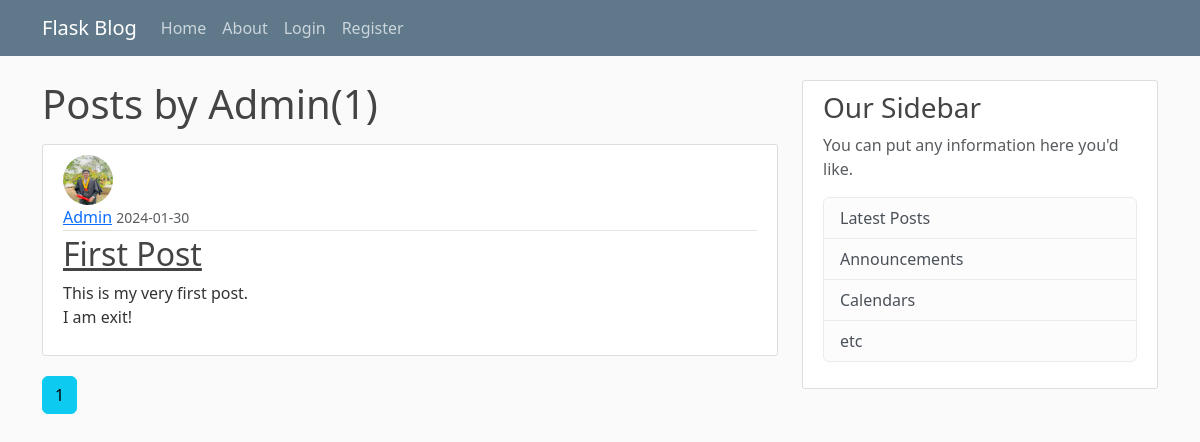
/user/Admin, run on the app's committed database.
### flaskblog/models.py (models this page shows, shortened)
class User(db.Model,UserMixin):
    id=db.Column(db.Integer,primary_key=True)
    username=db.Column(db.String(20),unique=True,nullable=False)
    email=db.Column(db.String(120),unique=True,nullable=False)
    image_file=db.Column(db.String(20),nullable=False,default='default.jpg')
    password=db.Column(db.String(60),nullable=False)
    posts=db.relationship('Post',backref='author',lazy=True)

class Post(db.Model):
    id=db.Column(db.Integer,primary_key=True)
    title=db.Column(db.String(100),nullable=False)
    date_posted=db.Column(db.DateTime,nullable=False,default=datetime.utcnow())
    content=db.Column(db.Text,nullable=False)
    user_id=db.Column(db.Integer,db.ForeignKey('user.id'),nullable=False)

### flaskblog/routes.py (the view)
@app.route('/user/<string:username>')
def user_posts(username):
    page=request.args.get('page',1,type=int)
    user=User.query.filter_by(username=username).first_or_404()
    posts=Post.query.filter_by(author=user).order_by(Post.date_posted.desc()).paginate(page=page,per_page=5)
    return render_template('user_posts.html',posts=posts,user=user)

### flaskblog/templates/user_posts.html
{%extends "layout.html"%}
{% block content %}
<h1 class="mb-3">Posts by {{user.username}}({{posts.total}})</h1>
  {% for post in posts%}
  <article class="media content-section">
    <img class="rounded-circle article-img" src="{{url_for('static',filename='profile_pics/'+post.author.image_file)}}"
      alt="">
    <div class="media-body">
      <div class="article-metadata">
        <a class="mr-2" href="{{url_for('user_posts',username=post.author.username)}}">{{ post.author.username }}</a>
        <small class="text-muted">{{ post.date_posted.strftime('%Y-%m-%d') }}</small>
      </div>
      <h2><a class="article-title" href="{{url_for('post',post_id=post.id)}}">{{ post.title }}</a></h2>
      <p class="article-content">{{ post.content }}</p>
    </div>
  </article>
  {%endfor%}
  {% for page_num in posts.iter_pages(left_edge=1, right_edge=1,left_current=1,right_current=2)%}
  {%if page_num%}
  {%if posts.page==page_num%}
  <a class="btn btn-info mb-4" href="{{url_for('user_posts',username=user.username,page=page_num)}}">{{page_num}}</a>
  {%else%}
  <a class="btn btn-outline-info mb-4" href="{{url_for('user_posts',username=user.username,page=page_num)}}">{{page_num}}</a>
  {%endif%}
  {%else%}
  ...
  {%endif%}
  {%endfor%}
{% endblock content%}

### flaskblog/static/main.css (style rules this page uses)
body { background: #fafafa; color: #333333; margin-top: 5rem; }
h1, h2, h3, h4, h5, h6 { color: #444444; }
.content-section { background: #ffffff; padding: 10px 20px; border: 1px solid #dddddd; border-radius: 3px; margin-bottom: 20px; }
.article-title { color: #444444; }
.article-content { white-space: pre-line; }
img { height: 50px; width: 50px; margin-right: 16px; }
.article-metadata { padding-bottom: 1px; margin-bottom: 4px; border-bottom: 1px solid #e3e3e3 }

### data on the page
User: username "Admin"
Post: image_file (picture), author.username "Admin", date_posted "2024-01-30", title "First Post", content "This is my very first post. I am exit!"

### other printed values
{{ posts.total }} "1"
{{ page_num }} "1"
